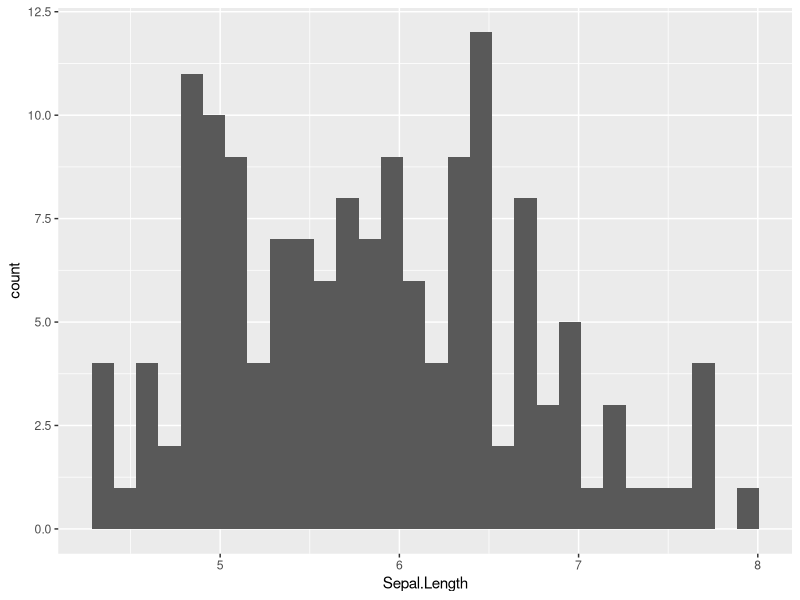
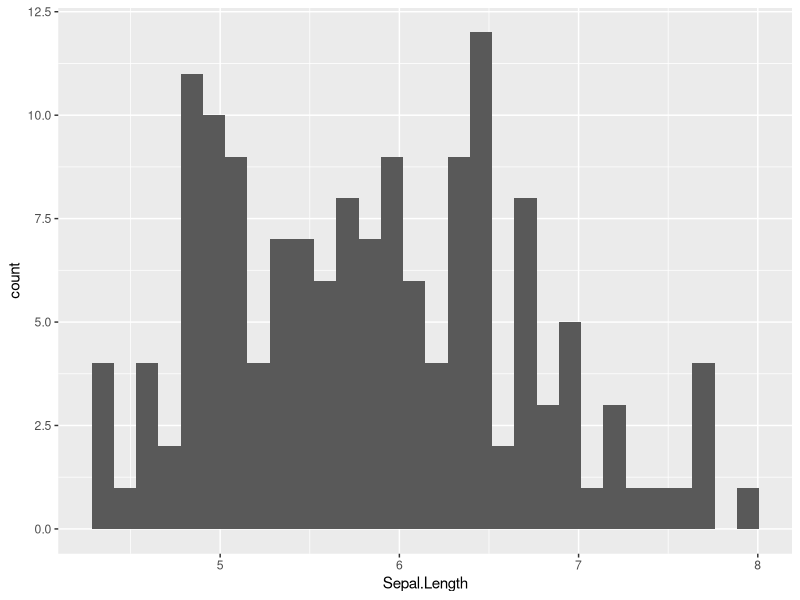
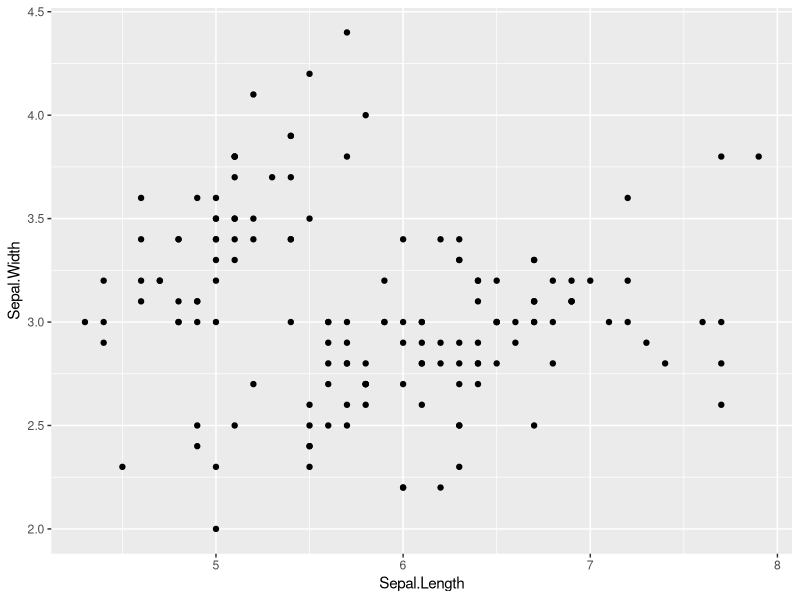
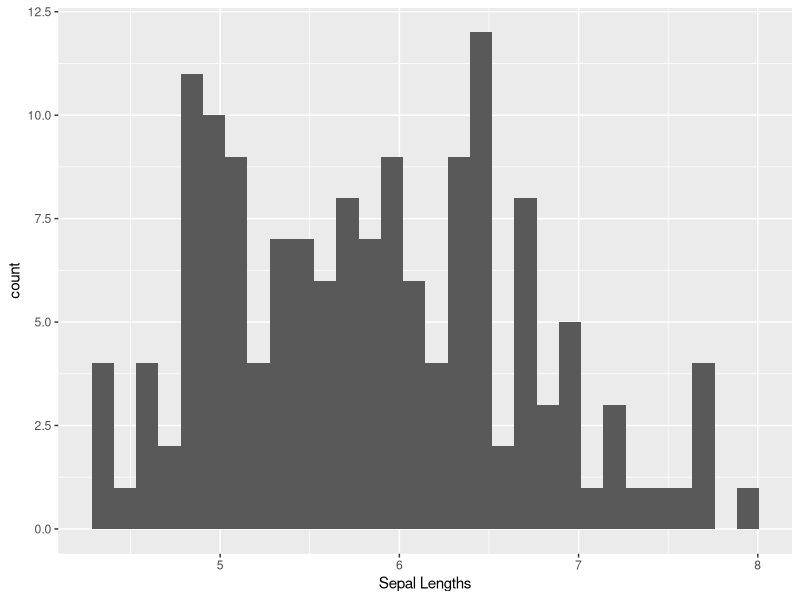
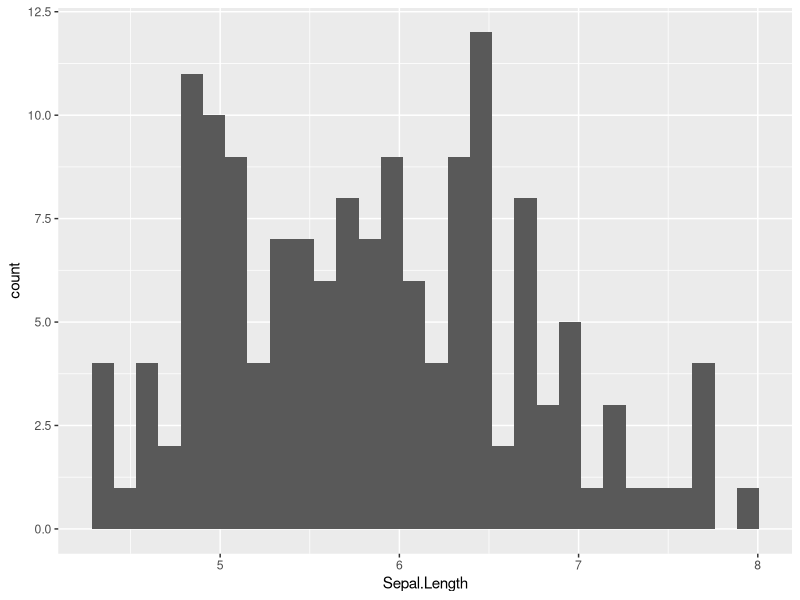
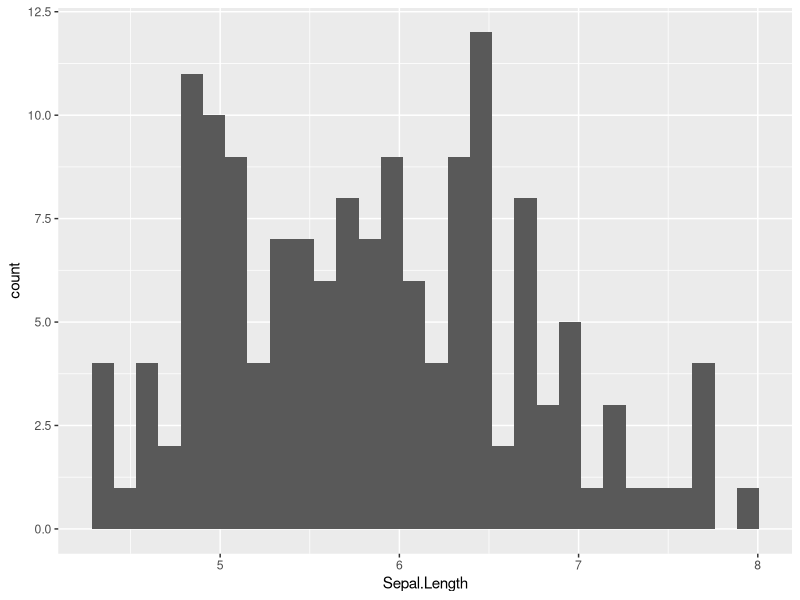
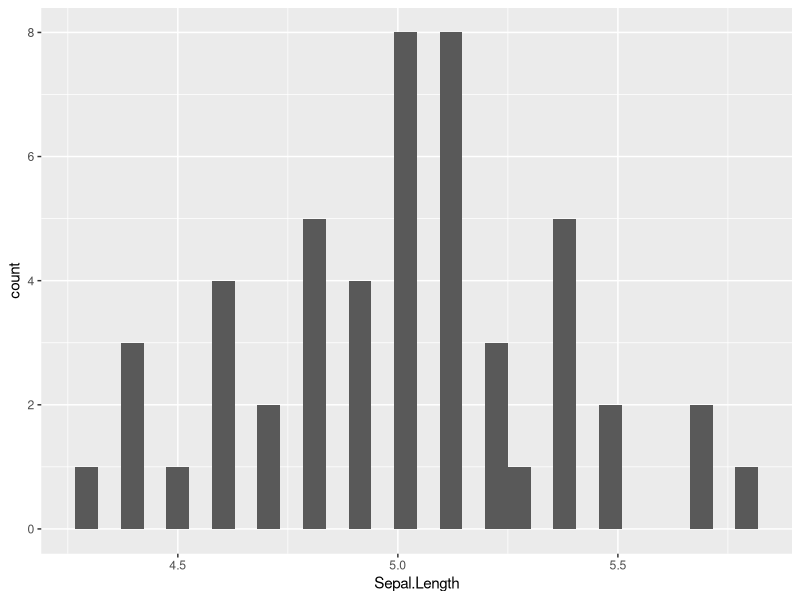

R code for these plots, in order:
library(tidyverse)
iris_copy <- iris 


## bug 1 --------------------------------------

#iris_copy$Species <- factor(iris_copy$Species, levels = ("versicolor", "setosa", "virginica"))

# Missing the c() when specifying the array of new levels
iris_copy$Species <- factor(iris_copy$Species, levels = c("versicolor", "setosa", "virginica"))


## bug 2 --------------------------------------
#iris_copy$Species <- factor(iris_copy$Species, levels = c("versicolor,setosa,virginica"))

# This code has "versicolor,setosa,virginica" as ONE string. We need more quotes:
iris_copy$Species <- factor(iris_copy$Species, levels = c("versicolor","setosa","virginica"))

## bug 3 -----------------------------------------
#iris_copy$Species <- factor(iris_copy$Species, levels = c("verscolor", "setosa", "virginica"))

# verscolor should be versicolor
iris_copy$Species <- factor(iris_copy$Species, levels = c("verscolor", "setosa", "virginica"))


## bug 4 ---------------------------------------
#iris_copy$Species <- factor(iris_copy$Sepal.Length, levels = c("versicolor","setosa","virginica"))

# The wrong column was used in factor() - should be Species not Sepal.Length!
iris_copy$Species <- factor(iris_copy$Species, levels = c("versicolor","setosa","virginica"))



## bug 5 --------------------------------------
#ggplot(irs, aes(x = Sepal.Length)) + 
#  geom_histogram()

# iris was spelled incorrectly as irs, and we need to load the ggplot library
ggplot(iris, aes(x = Sepal.Length)) + 
  geom_histogram()


## bug 6 --------------------------------------
#ggplot(aes(x = Sepal.Length)) + 
#  geom_histogram()

# iris wasn't given to ggplot
ggplot(iris, aes(x = Sepal.Length)) + 
  geom_histogram()




## bug 7 --------------------------------------
#ggplot(iris, aes(x = Sepal.Length)) + 
#  geom_point()

# you need to specify X and Y axes to make a scatterplot with geom_point
ggplot(iris, aes(x = Sepal.Length, y = Sepal.Width)) + 
  geom_point()


## bug 8 --------------------------------------
#ggplot(iris, aes(x = Sepal.Length)) +
#  geom_histogram()
#  xlab("Sepal Lengths")

# missing a plus sign after histogram and before xlab
ggplot(iris, aes(x = Sepal.Length)) +
  geom_histogram() +
  xlab("Sepal Lengths")


## bug 9 --------------------------------------
#ggplot(iris, aes(x = Sepal.Length)) +
#  + geom_histogram()

# there was an extra plus sign
ggplot(iris, aes(x = Sepal.Length)) +
  geom_histogram()

## bug 10 --------------------------------------
#iris %>%
#  filter(species == "setosa")

# species should be Species, and you need to load the dplyr library
iris %>%
  filter(Species == "setosa")

## bug 11 --------------------------------------
#iris %>%
#  filter(Species == "setosa") %>%
  

# extra pipe symbol so R is still waiting!
iris %>%
  filter(Species == "setosa")

## bug 12 -------------------------------
#iris %>%
#  filter(Species = "setosa")

# need a DOUBLE equals
iris %>%
  filter(Species == "setosa")


## bug 9 --------------------------------------
#Iris %>%
#  filter(Species == "setosa")

# should be iris not Iris
iris %>%
  filter(Species == "setosa")


## bug 13 ----------------------------------
#iris + 
#  filter(Species == "setosa")

# uses the wrong symbol. needs a %>% not a +
iris %>%
  filter(Species == "setosa")


## bug 14 --------------------------------------
#ggplot(iris, aes(x = Sepal.Length)) %>%
#  geom_histogram()

# a pipe was used instead of a plus sign
ggplot(iris, aes(x = Sepal.Length)) +
  geom_histogram()


## bug 15 --------------------------------------
#iris %>%
#  filter(Species == "setosa") %>%
#  ggplot(aes(x = Sepal.Length)) %>%
#  geom_histogram()

# a pipe was used in the ggplot section of the code instead of a plus sign
iris %>%
  filter(Species == "setosa") %>%
  ggplot(aes(x = Sepal.Length)) +
  geom_histogram()
